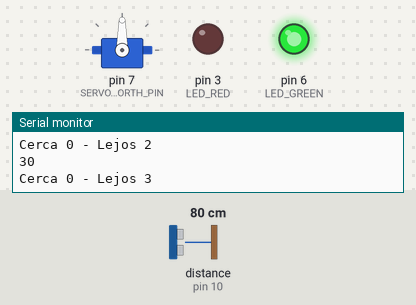
The sketch below on a simulated Arduino Uno, built with avr-gcc and run on an emulated ATmega328P. Shown: servo, output pins drawn as LEDs (lit = HIGH), the last lines printed to the serial monitor. Wiring (inferred from the names in the program): ultrasonic range finder: trigger pin 9; echo pin 10. The inputs (shaded band) are chosen by the test bench; at power-on: distance to the obstacle (sensor on pin 10) 80 cm. The echo pulse lasts 58.3 µs per cm; pins used as bus, display or sensor lines are not drawn.

Above: at 1.3 s.
1.4 s: distance to the obstacle (sensor on pin 10) set to 29 cm
2.9 s: distance to the obstacle (sensor on pin 10) set to 23 cm
At 4.2 s:
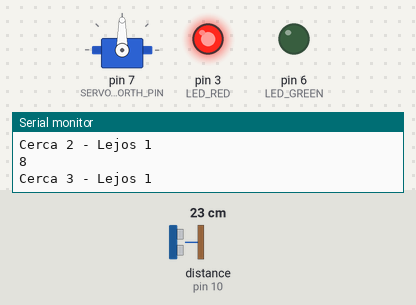
4.5 s: distance to the obstacle (sensor on pin 10) set to 35 cm
At 5.7 s:
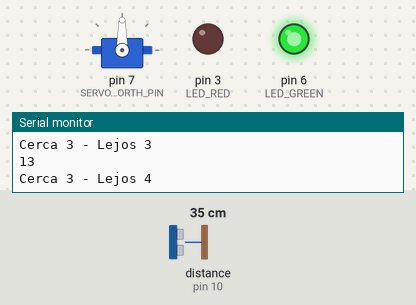
6.0 s: distance to the obstacle (sensor on pin 10) set to 2 cm
At 9.59 s:
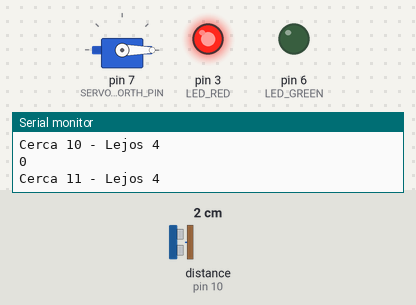
Timing chart, 0 to 12.9 s (numbered marks = the images above; inputs shaded):
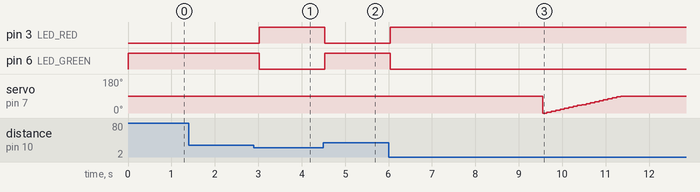

The sketch:

puente.ino
```cpp
#include <Servo.h>

const int ULTRA_TRIGGER = 9;
const int ULTRA_ECHO = 10;
const int LED_RED = 3;
const int LED_GREEN = 6;
const int SERVO_NORTH_PIN = 7;

Servo SERVO_NORTH;

long duration;
int distance, near, far, pos = 0,
    OPEN_DISTANCE = 15, OPEN_NEAR = 10, CLOSE_FAR = 4;
bool  open = false;

void setup() {
  Serial.begin(9600);
  pinMode(LED_RED, OUTPUT);
  pinMode(LED_GREEN, OUTPUT);
  pinMode(ULTRA_TRIGGER, OUTPUT);
  pinMode(ULTRA_ECHO, INPUT);
  pinMode(ULTRA_ECHO, INPUT);
  SERVO_NORTH.attach(SERVO_NORTH_PIN, 500, 2500);
}

void loop() {

  digitalWrite(ULTRA_TRIGGER, LOW);
  delayMicroseconds(2);
  digitalWrite(ULTRA_TRIGGER, HIGH);
  delayMicroseconds(10);
  digitalWrite(ULTRA_TRIGGER, LOW);
  duration = pulseIn(ULTRA_ECHO, HIGH);
  distance = duration * 0.034 / 2;
  distance = duration * 0.0133 / 2;
  Serial.println(distance);
  if (distance < 10) {
    digitalWrite(LED_RED, HIGH);
    near+=1;

  digitalWrite(LED_GREEN, LOW);
  } else {
    digitalWrite(LED_RED, LOW);
    far+=1;
    if (far > CLOSE_FAR) {
      far = 0;
      near = 0;
    }

  digitalWrite(LED_GREEN, HIGH);
  }
  Serial.println((String)"Cerca "+near+" - Lejos "+far);
  if (near > OPEN_NEAR) {
    for (pos = 0; pos <= 90; pos += 5) {
    SERVO_NORTH.write(pos);
    delay(100);
    }
      delay(4000);
  for (pos = 90; pos >= 0; pos -= 5) {
    SERVO_NORTH.write(pos);
    delay(100);
  }
  open = true;
  near = 0;
  }


  delay(500);
}
```

Measured:
- the behaviour switches between 27 and 26 cm on distance to the obstacle (sensor on pin 10) (found by bisection; images 0 and 1)
- after the input at 2.9 s, pin 3 (LED_RED): LOW → HIGH after 0.13 s; pin 6 (LED_GREEN): HIGH → LOW after 0.13 s
- after the input at 4.5 s, pin 3 (LED_RED): HIGH → LOW at once; pin 6 (LED_GREEN): LOW → HIGH at once
- after the input at 6.0 s, pin 3 (LED_RED): LOW → HIGH at once; pin 6 (LED_GREEN): HIGH → LOW at once; servo on pin 7 (SERVO_NORTH_PIN): 90° → 0° after 3.5 s, → 5° 0.10 s later, → 10° 0.10 s later, → 15° 0.10 s later, … (19 changes in this stretch)
